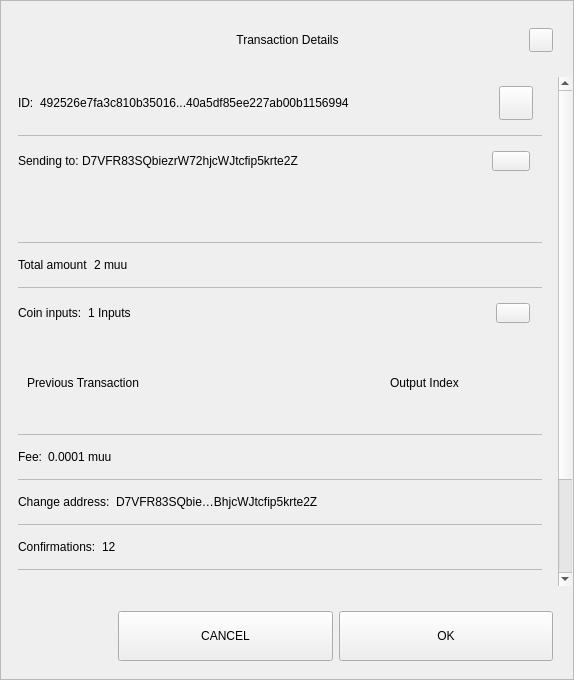
<?xml version="1.0" encoding="UTF-8"?>
<ui version="4.0">
 <class>TxDetailDialog</class>
 <widget class="QWidget" name="TxDetailDialog">
  <property name="geometry">
   <rect>
    <x>0</x>
    <y>0</y>
    <width>574</width>
    <height>680</height>
   </rect>
  </property>
  <property name="minimumSize">
   <size>
    <width>574</width>
    <height>455</height>
   </size>
  </property>
  <property name="windowTitle">
   <string>Form</string>
  </property>
  <property name="styleSheet">
   <string notr="true"/>
  </property>
  <layout class="QVBoxLayout" name="verticalLayout_3">
   <property name="spacing">
    <number>0</number>
   </property>
   <property name="leftMargin">
    <number>0</number>
   </property>
   <property name="topMargin">
    <number>0</number>
   </property>
   <property name="rightMargin">
    <number>0</number>
   </property>
   <property name="bottomMargin">
    <number>0</number>
   </property>
   <item>
    <widget class="QFrame" name="frame">
     <property name="styleSheet">
      <string notr="true"/>
     </property>
     <property name="frameShape">
      <enum>QFrame::StyledPanel</enum>
     </property>
     <property name="frameShadow">
      <enum>QFrame::Raised</enum>
     </property>
     <layout class="QVBoxLayout" name="verticalLayout">
      <property name="leftMargin">
       <number>0</number>
      </property>
      <property name="rightMargin">
       <number>0</number>
      </property>
      <item>
       <layout class="QHBoxLayout" name="horizontalLayout_3">
        <property name="spacing">
         <number>0</number>
        </property>
        <property name="leftMargin">
         <number>20</number>
        </property>
        <property name="topMargin">
         <number>10</number>
        </property>
        <property name="rightMargin">
         <number>20</number>
        </property>
        <item>
         <spacer name="horizontalSpacer_1">
          <property name="orientation">
           <enum>Qt::Horizontal</enum>
          </property>
          <property name="sizeHint" stdset="0">
           <size>
            <width>40</width>
            <height>20</height>
           </size>
          </property>
         </spacer>
        </item>
        <item>
         <widget class="QLabel" name="labelTitle">
          <property name="minimumSize">
           <size>
            <width>0</width>
            <height>40</height>
           </size>
          </property>
          <property name="maximumSize">
           <size>
            <width>16777215</width>
            <height>40</height>
           </size>
          </property>
          <property name="styleSheet">
           <string notr="true">padding-left:24px;</string>
          </property>
          <property name="text">
           <string>Transaction Details</string>
          </property>
          <property name="alignment">
           <set>Qt::AlignCenter</set>
          </property>
          <property name="margin">
           <number>7</number>
          </property>
         </widget>
        </item>
        <item>
         <spacer name="horizontalSpacer_2">
          <property name="orientation">
           <enum>Qt::Horizontal</enum>
          </property>
          <property name="sizeHint" stdset="0">
           <size>
            <width>40</width>
            <height>20</height>
           </size>
          </property>
         </spacer>
        </item>
        <item>
         <widget class="QPushButton" name="btnEsc">
          <property name="minimumSize">
           <size>
            <width>24</width>
            <height>24</height>
           </size>
          </property>
          <property name="maximumSize">
           <size>
            <width>24</width>
            <height>24</height>
           </size>
          </property>
          <property name="text">
           <string/>
          </property>
         </widget>
        </item>
       </layout>
      </item>
      <item>
       <spacer name="verticalSpacer">
        <property name="orientation">
         <enum>Qt::Vertical</enum>
        </property>
        <property name="sizeType">
         <enum>QSizePolicy::Fixed</enum>
        </property>
        <property name="sizeHint" stdset="0">
         <size>
          <width>20</width>
          <height>10</height>
         </size>
        </property>
       </spacer>
      </item>
      <item>
       <widget class="QWidget" name="layoutScroll" native="true">
        <property name="minimumSize">
         <size>
          <width>0</width>
          <height>0</height>
         </size>
        </property>
        <layout class="QVBoxLayout" name="verticalLayout_4">
         <property name="leftMargin">
          <number>0</number>
         </property>
         <property name="topMargin">
          <number>0</number>
         </property>
         <property name="rightMargin">
          <number>0</number>
         </property>
         <item>
          <widget class="QScrollArea" name="scrollArea">
           <property name="styleSheet">
            <string notr="true">#scrollArea {
background:transparent;
}</string>
           </property>
           <property name="horizontalScrollBarPolicy">
            <enum>Qt::ScrollBarAlwaysOff</enum>
           </property>
           <property name="sizeAdjustPolicy">
            <enum>QAbstractScrollArea::AdjustIgnored</enum>
           </property>
           <property name="widgetResizable">
            <bool>true</bool>
           </property>
           <property name="alignment">
            <set>Qt::AlignLeading|Qt::AlignLeft|Qt::AlignTop</set>
           </property>
           <widget class="QWidget" name="scrollAreaWidgetContents">
            <property name="geometry">
             <rect>
              <x>0</x>
              <y>0</y>
              <width>556</width>
              <height>650</height>
             </rect>
            </property>
            <property name="autoFillBackground">
             <bool>false</bool>
            </property>
            <property name="styleSheet">
             <string notr="true">#scrollAreaWidgetContents {
background:transparent;
}</string>
            </property>
            <layout class="QVBoxLayout" name="verticalLayout_7">
             <property name="spacing">
              <number>0</number>
             </property>
             <property name="sizeConstraint">
              <enum>QLayout::SetDefaultConstraint</enum>
             </property>
             <property name="leftMargin">
              <number>0</number>
             </property>
             <property name="topMargin">
              <number>0</number>
             </property>
             <property name="rightMargin">
              <number>0</number>
             </property>
             <property name="bottomMargin">
              <number>0</number>
             </property>
             <item>
              <widget class="QWidget" name="content" native="true">
               <layout class="QVBoxLayout" name="verticalLayout_2">
                <property name="leftMargin">
                 <number>16</number>
                </property>
                <property name="topMargin">
                 <number>0</number>
                </property>
                <property name="rightMargin">
                 <number>16</number>
                </property>
                <item>
                 <widget class="QWidget" name="contentID" native="true">
                  <layout class="QHBoxLayout" name="horizontalLayout_12" stretch="0,1,0">
                   <property name="leftMargin">
                    <number>0</number>
                   </property>
                   <item>
                    <widget class="QLabel" name="labelId">
                     <property name="maximumSize">
                      <size>
                       <width>16777215</width>
                       <height>16777215</height>
                      </size>
                     </property>
                     <property name="text">
                      <string>ID:</string>
                     </property>
                    </widget>
                   </item>
                   <item>
                    <widget class="QLabel" name="textId">
                     <property name="text">
                      <string>492526e7fa3c810b35016...40a5df85ee227ab00b1156994</string>
                     </property>
                    </widget>
                   </item>
                   <item>
                    <widget class="QPushButton" name="pushCopy">
                     <property name="minimumSize">
                      <size>
                       <width>34</width>
                       <height>34</height>
                      </size>
                     </property>
                     <property name="maximumSize">
                      <size>
                       <width>34</width>
                       <height>34</height>
                      </size>
                     </property>
                     <property name="text">
                      <string/>
                     </property>
                     <property name="iconSize">
                      <size>
                       <width>24</width>
                       <height>24</height>
                      </size>
                     </property>
                    </widget>
                   </item>
                  </layout>
                 </widget>
                </item>
                <item>
                 <widget class="QLabel" name="labelDivider9">
                  <property name="maximumSize">
                   <size>
                    <width>16777215</width>
                    <height>1</height>
                   </size>
                  </property>
                  <property name="styleSheet">
                   <string notr="true">background-color:#bababa;</string>
                  </property>
                  <property name="text">
                   <string/>
                  </property>
                 </widget>
                </item>
                <item>
                 <widget class="QWidget" name="contentOutputs" native="true">
                  <layout class="QHBoxLayout" name="horizontalLayout_11" stretch="0,3,0">
                   <property name="spacing">
                    <number>0</number>
                   </property>
                   <property name="leftMargin">
                    <number>0</number>
                   </property>
                   <property name="rightMargin">
                    <number>12</number>
                   </property>
                   <item>
                    <widget class="QLabel" name="labelSend">
                     <property name="maximumSize">
                      <size>
                       <width>16777215</width>
                       <height>16777215</height>
                      </size>
                     </property>
                     <property name="text">
                      <string>Sending to: </string>
                     </property>
                    </widget>
                   </item>
                   <item>
                    <widget class="QLabel" name="textSend">
                     <property name="text">
                      <string>D7VFR83SQbiezrW72hjcWJtcfip5krte2Z </string>
                     </property>
                    </widget>
                   </item>
                   <item>
                    <widget class="QPushButton" name="pushOutputs">
                     <property name="minimumSize">
                      <size>
                       <width>34</width>
                       <height>20</height>
                      </size>
                     </property>
                     <property name="maximumSize">
                      <size>
                       <width>38</width>
                       <height>20</height>
                      </size>
                     </property>
                     <property name="styleSheet">
                      <string notr="true"/>
                     </property>
                     <property name="text">
                      <string/>
                     </property>
                    </widget>
                   </item>
                  </layout>
                 </widget>
                </item>
                <item>
                 <widget class="QScrollArea" name="outputsScrollArea">
                  <property name="minimumSize">
                   <size>
                    <width>0</width>
                    <height>50</height>
                   </size>
                  </property>
                  <property name="styleSheet">
                   <string notr="true">#outputsScrollArea {
background:transparent;
}</string>
                  </property>
                  <property name="widgetResizable">
                   <bool>true</bool>
                  </property>
                  <widget class="QWidget" name="container_outputs_base">
                   <property name="geometry">
                    <rect>
                     <x>0</x>
                     <y>0</y>
                     <width>522</width>
                     <height>48</height>
                    </rect>
                   </property>
                   <property name="styleSheet">
                    <string notr="true">#container_outputs_base {
background:transparent;
}</string>
                   </property>
                  </widget>
                 </widget>
                </item>
                <item>
                 <widget class="QLabel" name="labelDivider8">
                  <property name="maximumSize">
                   <size>
                    <width>16777215</width>
                    <height>1</height>
                   </size>
                  </property>
                  <property name="styleSheet">
                   <string notr="true">background-color:#bababa;</string>
                  </property>
                  <property name="text">
                   <string/>
                  </property>
                 </widget>
                </item>
                <item>
                 <widget class="QWidget" name="contentAmount" native="true">
                  <layout class="QHBoxLayout" name="horizontalLayout_4" stretch="0,1">
                   <property name="leftMargin">
                    <number>0</number>
                   </property>
                   <item>
                    <widget class="QLabel" name="labelAmount">
                     <property name="maximumSize">
                      <size>
                       <width>16777215</width>
                       <height>16777215</height>
                      </size>
                     </property>
                     <property name="text">
                      <string>Total amount</string>
                     </property>
                    </widget>
                   </item>
                   <item>
                    <widget class="QLabel" name="textAmount">
                     <property name="text">
                      <string>2 muu</string>
                     </property>
                    </widget>
                   </item>
                  </layout>
                 </widget>
                </item>
                <item>
                 <widget class="QLabel" name="labelDivider6">
                  <property name="maximumSize">
                   <size>
                    <width>16777215</width>
                    <height>1</height>
                   </size>
                  </property>
                  <property name="styleSheet">
                   <string notr="true">background-color:#bababa;</string>
                  </property>
                  <property name="text">
                   <string/>
                  </property>
                 </widget>
                </item>
                <item>
                 <widget class="QWidget" name="contentInputs" native="true">
                  <layout class="QHBoxLayout" name="horizontalLayout" stretch="0,2,0">
                   <property name="leftMargin">
                    <number>0</number>
                   </property>
                   <property name="rightMargin">
                    <number>12</number>
                   </property>
                   <item>
                    <widget class="QLabel" name="labelInputs">
                     <property name="sizePolicy">
                      <sizepolicy hsizetype="Minimum" vsizetype="Preferred">
                       <horstretch>0</horstretch>
                       <verstretch>0</verstretch>
                      </sizepolicy>
                     </property>
                     <property name="maximumSize">
                      <size>
                       <width>16777215</width>
                       <height>16777215</height>
                      </size>
                     </property>
                     <property name="text">
                      <string>Coin inputs:</string>
                     </property>
                    </widget>
                   </item>
                   <item>
                    <widget class="QLabel" name="textInputs">
                     <property name="text">
                      <string>1 Inputs</string>
                     </property>
                    </widget>
                   </item>
                   <item>
                    <widget class="QPushButton" name="pushInputs">
                     <property name="maximumSize">
                      <size>
                       <width>34</width>
                       <height>20</height>
                      </size>
                     </property>
                     <property name="styleSheet">
                      <string notr="true"/>
                     </property>
                     <property name="text">
                      <string/>
                     </property>
                    </widget>
                   </item>
                  </layout>
                 </widget>
                </item>
                <item>
                 <widget class="QFrame" name="gridInputs">
                  <property name="sizePolicy">
                   <sizepolicy hsizetype="Preferred" vsizetype="MinimumExpanding">
                    <horstretch>0</horstretch>
                    <verstretch>0</verstretch>
                   </sizepolicy>
                  </property>
                  <property name="minimumSize">
                   <size>
                    <width>0</width>
                    <height>90</height>
                   </size>
                  </property>
                  <layout class="QGridLayout" name="gridLayoutInput" columnstretch="5,2" rowminimumheight="0">
                   <property name="sizeConstraint">
                    <enum>QLayout::SetMaximumSize</enum>
                   </property>
                   <property name="verticalSpacing">
                    <number>0</number>
                   </property>
                   <item row="0" column="0" alignment="Qt::AlignLeft">
                    <widget class="QLabel" name="labelTitlePrevTx">
                     <property name="text">
                      <string>Previous Transaction</string>
                     </property>
                    </widget>
                   </item>
                   <item row="0" column="1" alignment="Qt::AlignLeft">
                    <widget class="QLabel" name="labelOutputIndex">
                     <property name="text">
                      <string>Output Index</string>
                     </property>
                     <property name="alignment">
                      <set>Qt::AlignCenter</set>
                     </property>
                    </widget>
                   </item>
                  </layout>
                 </widget>
                </item>
                <item>
                 <widget class="QLabel" name="labelDivider1">
                  <property name="maximumSize">
                   <size>
                    <width>16777215</width>
                    <height>1</height>
                   </size>
                  </property>
                  <property name="styleSheet">
                   <string notr="true">background-color:#bababa;</string>
                  </property>
                  <property name="text">
                   <string/>
                  </property>
                 </widget>
                </item>
                <item>
                 <widget class="QWidget" name="contentFee" native="true">
                  <layout class="QHBoxLayout" name="horizontalLayout_7" stretch="0,1">
                   <property name="leftMargin">
                    <number>0</number>
                   </property>
                   <item>
                    <widget class="QLabel" name="labelFee">
                     <property name="maximumSize">
                      <size>
                       <width>16777215</width>
                       <height>16777215</height>
                      </size>
                     </property>
                     <property name="text">
                      <string>Fee:</string>
                     </property>
                    </widget>
                   </item>
                   <item>
                    <widget class="QLabel" name="textFee">
                     <property name="text">
                      <string>0.0001 muu</string>
                     </property>
                    </widget>
                   </item>
                  </layout>
                 </widget>
                </item>
                <item>
                 <widget class="QLabel" name="labelDivider2">
                  <property name="maximumSize">
                   <size>
                    <width>16777215</width>
                    <height>1</height>
                   </size>
                  </property>
                  <property name="styleSheet">
                   <string notr="true">background-color:#bababa;</string>
                  </property>
                  <property name="text">
                   <string/>
                  </property>
                 </widget>
                </item>
                <item>
                 <widget class="QWidget" name="contentChangeAddress" native="true">
                  <layout class="QHBoxLayout" name="horizontalLayout_6" stretch="0,1">
                   <property name="leftMargin">
                    <number>0</number>
                   </property>
                   <item>
                    <widget class="QLabel" name="labelChange">
                     <property name="maximumSize">
                      <size>
                       <width>16777215</width>
                       <height>16777215</height>
                      </size>
                     </property>
                     <property name="text">
                      <string>Change address:</string>
                     </property>
                    </widget>
                   </item>
                   <item>
                    <widget class="QLabel" name="textChange">
                     <property name="text">
                      <string>D7VFR83SQbie…BhjcWJtcfip5krte2Z </string>
                     </property>
                    </widget>
                   </item>
                  </layout>
                 </widget>
                </item>
                <item>
                 <widget class="QLabel" name="labelDivider4">
                  <property name="maximumSize">
                   <size>
                    <width>16777215</width>
                    <height>1</height>
                   </size>
                  </property>
                  <property name="styleSheet">
                   <string notr="true">background-color:#bababa;</string>
                  </property>
                  <property name="text">
                   <string/>
                  </property>
                 </widget>
                </item>
                <item>
                 <widget class="QWidget" name="contentConfirmations" native="true">
                  <layout class="QHBoxLayout" name="horizontalLayout_8" stretch="0,1">
                   <property name="leftMargin">
                    <number>0</number>
                   </property>
                   <item>
                    <widget class="QLabel" name="labelConfirmations">
                     <property name="maximumSize">
                      <size>
                       <width>16777215</width>
                       <height>16777215</height>
                      </size>
                     </property>
                     <property name="text">
                      <string>Confirmations:</string>
                     </property>
                    </widget>
                   </item>
                   <item>
                    <widget class="QLabel" name="textConfirmations">
                     <property name="text">
                      <string>12</string>
                     </property>
                    </widget>
                   </item>
                  </layout>
                 </widget>
                </item>
                <item>
                 <widget class="QLabel" name="labelDivider7">
                  <property name="maximumSize">
                   <size>
                    <width>16777215</width>
                    <height>1</height>
                   </size>
                  </property>
                  <property name="styleSheet">
                   <string notr="true">background-color:#bababa;</string>
                  </property>
                  <property name="text">
                   <string/>
                  </property>
                 </widget>
                </item>
                <item>
                 <widget class="QWidget" name="contentSize" native="true">
                  <layout class="QHBoxLayout" name="horizontalLayout_9" stretch="0,1">
                   <property name="leftMargin">
                    <number>0</number>
                   </property>
                   <item>
                    <widget class="QLabel" name="labelSize">
                     <property name="maximumSize">
                      <size>
                       <width>16777215</width>
                       <height>16777215</height>
                      </size>
                     </property>
                     <property name="text">
                      <string>Size:</string>
                     </property>
                    </widget>
                   </item>
                   <item>
                    <widget class="QLabel" name="textSize">
                     <property name="text">
                      <string>2 kB</string>
                     </property>
                    </widget>
                   </item>
                  </layout>
                 </widget>
                </item>
                <item>
                 <widget class="QLabel" name="labelDivider3">
                  <property name="maximumSize">
                   <size>
                    <width>16777215</width>
                    <height>1</height>
                   </size>
                  </property>
                  <property name="styleSheet">
                   <string notr="true">background-color:#bababa;</string>
                  </property>
                  <property name="text">
                   <string/>
                  </property>
                 </widget>
                </item>
                <item>
                 <widget class="QWidget" name="contentDate" native="true">
                  <layout class="QHBoxLayout" name="horizontalLayout_5" stretch="0,1">
                   <property name="leftMargin">
                    <number>0</number>
                   </property>
                   <item>
                    <widget class="QLabel" name="labelDate">
                     <property name="maximumSize">
                      <size>
                       <width>16777215</width>
                       <height>16777215</height>
                      </size>
                     </property>
                     <property name="text">
                      <string>Date:</string>
                     </property>
                    </widget>
                   </item>
                   <item>
                    <widget class="QLabel" name="textDate">
                     <property name="text">
                      <string>May 25, 2017</string>
                     </property>
                    </widget>
                   </item>
                  </layout>
                 </widget>
                </item>
                <item>
                 <widget class="QLabel" name="labelDivider5">
                  <property name="maximumSize">
                   <size>
                    <width>16777215</width>
                    <height>1</height>
                   </size>
                  </property>
                  <property name="styleSheet">
                   <string notr="true">background-color:#bababa;</string>
                  </property>
                  <property name="text">
                   <string/>
                  </property>
                 </widget>
                </item>
                <item>
                 <widget class="QWidget" name="contentStatus" native="true">
                  <layout class="QHBoxLayout" name="horizontalLayout_10" stretch="0,1">
                   <property name="leftMargin">
                    <number>0</number>
                   </property>
                   <item>
                    <widget class="QLabel" name="labelStatus">
                     <property name="maximumSize">
                      <size>
                       <width>16777215</width>
                       <height>16777215</height>
                      </size>
                     </property>
                     <property name="text">
                      <string>Status:</string>
                     </property>
                    </widget>
                   </item>
                   <item>
                    <widget class="QLabel" name="textStatus">
                     <property name="text">
                      <string>Spendable</string>
                     </property>
                    </widget>
                   </item>
                  </layout>
                 </widget>
                </item>
                <item>
                 <spacer name="verticalSpacer_2">
                  <property name="orientation">
                   <enum>Qt::Vertical</enum>
                  </property>
                  <property name="sizeType">
                   <enum>QSizePolicy::Expanding</enum>
                  </property>
                  <property name="sizeHint" stdset="0">
                   <size>
                    <width>20</width>
                    <height>10</height>
                   </size>
                  </property>
                 </spacer>
                </item>
               </layout>
              </widget>
             </item>
            </layout>
           </widget>
          </widget>
         </item>
        </layout>
       </widget>
      </item>
      <item>
       <widget class="QWidget" name="containerButtons" native="true">
        <layout class="QHBoxLayout" name="horizontalLayout1" stretch="1,2,2">
         <property name="leftMargin">
          <number>10</number>
         </property>
         <property name="rightMargin">
          <number>20</number>
         </property>
         <item>
          <spacer name="horizontalSpacer_3">
           <property name="orientation">
            <enum>Qt::Horizontal</enum>
           </property>
           <property name="sizeHint" stdset="0">
            <size>
             <width>40</width>
             <height>20</height>
            </size>
           </property>
          </spacer>
         </item>
         <item>
          <widget class="QPushButton" name="btnCancel">
           <property name="minimumSize">
            <size>
             <width>200</width>
             <height>50</height>
            </size>
           </property>
           <property name="text">
            <string>CANCEL</string>
           </property>
          </widget>
         </item>
         <item>
          <widget class="QPushButton" name="btnSave">
           <property name="minimumSize">
            <size>
             <width>200</width>
             <height>50</height>
            </size>
           </property>
           <property name="text">
            <string>OK</string>
           </property>
          </widget>
         </item>
        </layout>
       </widget>
      </item>
     </layout>
    </widget>
   </item>
  </layout>
 </widget>
 <resources/>
 <connections/>
</ui>
